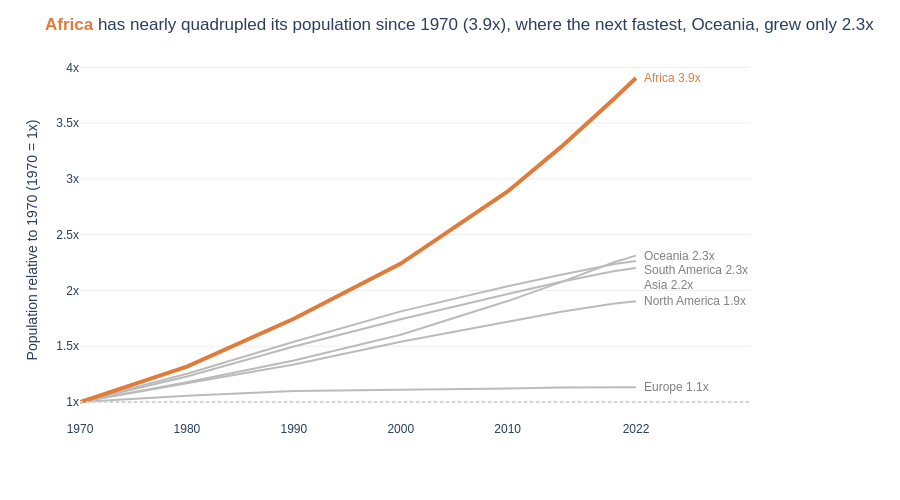

Notebook cell for this chart:
### Markdown cell above
**Chart choice & justification:** *Which chart did you choose, and why? Justify design choices.

Here, I decided to use a line chart because the question asks about change over time, in other words; the trend. A line implies that the values are continuous across the years, which is appropriate for this dataset. Since the sizes of the continents differ significantly, I indexed the population data relative to 1970 (where 1970 = 1x). This allows for a comparison of the continents on the same scale, addressing the Q1's focus on growth “relative to its 1970 size.” I used a gray color palette with a highlight Africa(the fastest-growing continent) is showcased in orange and with a thicker line, while the others serve as gray context. Instead of a legend, I just labeled directly, which eliminates the need for the eye to shift back and forth between the lines and a separate legend. A dotted reference line at the 1x mark indicates the “no growth” threshold. In the title, the word “Africa” is written in the same color used for its corresponding line in the chart.

- As a note: "Orange" color represents Africa throughout the questions (also in Q2 and Q7 as well).

### Code cell
# Q1
cont = df_long.groupby(['Continent', 'Year'], as_index=False)['Population'].sum()
cont['Growth'] = cont['Population'] / cont.groupby('Continent')['Population'].transform('first')   # 1970 = 1x

last = cont.loc[cont['Year'] == 2022].sort_values('Growth', ascending=False)
fastest, runner = last.iloc[0], last.iloc[1]

colors = {c: (ORANGE if c == fastest['Continent'] else GREY) for c in cont['Continent'].unique()}

fig = px.line(cont, x='Year', y='Growth', color='Continent', color_discrete_map=colors,
              category_orders={'Continent': last['Continent'].tolist()[::-1]},   # highlighted line drawn last = on top
              template='plotly_white', height=500,
              hover_data={'Growth': ':.2f', 'Population': ':,'})
fig.update_traces(line=dict(width=2))
fig.update_traces(line=dict(width=4), selector=dict(name=fastest['Continent']))

# Direct labels at the end of each line (nudged apart so they don't overlap)
label_y = last['Growth'].tolist()
for i in range(1, len(label_y)):
    label_y[i] = min(label_y[i], label_y[i - 1] - 0.13)
for (_, row), ly in zip(last.iterrows(), label_y):
    is_top = row['Continent'] == fastest['Continent']
    fig.add_annotation(x=2022, y=ly, text=f"{row['Continent']} {row['Growth']:.1f}x", showarrow=False,
                       xanchor='left', xshift=6, font=dict(color=ORANGE if is_top else 'grey', size=12))

fig.add_hline(y=1, line_dash='dot', line_color='lightgrey')   # 1x = no growth

fig.update_layout(
    title=(f"<span style='color:{ORANGE}'><b>{fastest['Continent']}</b></span> has nearly quadrupled its population "
           f"since 1970 ({fastest['Growth']:.1f}x), where the next fastest, {runner['Continent']}, grew only {runner['Growth']:.1f}x"),
    font=dict(family='Arial', size=12), showlegend=False, margin=dict(r=150),
    xaxis=dict(title='', showgrid=False, tickvals=[1970, 1980, 1990, 2000, 2010, 2022]),
    yaxis=dict(title='Population relative to 1970 (1970 = 1x)', ticksuffix='x', gridcolor='#EEEEEE'))
fig.show()

### Figure 1 — Plotly figure (JSON) as saved in the notebook; plotly's stock layout.template omitted (floating-point values rounded to 4 significant figures)
{"data": [{"customdata": [[655923991], [692527159], [720320797], [726093423], [735613934], [741535608], [745792196], [743147538]], "hovertemplate": "Continent=Europe<br>Year=%{x}<br>Growth=%{y:.2f}<br>Population=%{customdata[0]:,}<extra></extra>", "legendgroup": "Europe", "line": {"color": "#BBBBBB", "dash": "solid", "width": 2}, "marker": {"symbol": "circle"}, "mode": "lines", "name": "Europe", "orientation": "v", "showlegend": true, "x": [1970, 1980, 1990, 2000, 2010, 2015, 2020, 2022], "xaxis": "x", "y": [1, 1.056, 1.098, 1.107, 1.121, 1.131, 1.137, 1.133], "yaxis": "y", "type": "scatter"}, {"customdata": [[315434606], [368293361], [421266425], [486069584], [542720651], [570383850], [594236593], [600296136]], "hovertemplate": "Continent=North America<br>Year=%{x}<br>Growth=%{y:.2f}<br>Population=%{customdata[0]:,}<extra></extra>", "legendgroup": "North America", "line": {"color": "#BBBBBB", "dash": "solid", "width": 2}, "marker": {"symbol": "circle"}, "mode": "lines", "name": "North America", "orientation": "v", "showlegend": true, "x": [1970, 1980, 1990, 2000, 2010, 2015, 2020, 2022], "xaxis": "x", "y": [1, 1.168, 1.336, 1.541, 1.721, 1.808, 1.884, 1.903], "yaxis": "y", "type": "scatter"}, {"customdata": [[2144906290], [2635334228], [3210563577], [3735089604], [4220041327], [4458250182], [4663086535], [4721383274]], "hovertemplate": "Continent=Asia<br>Year=%{x}<br>Growth=%{y:.2f}<br>Population=%{customdata[0]:,}<extra></extra>", "legendgroup": "Asia", "line": {"color": "#BBBBBB", "dash": "solid", "width": 2}, "marker": {"symbol": "circle"}, "mode": "lines", "name": "Asia", "orientation": "v", "showlegend": true, "x": [1970, 1980, 1990, 2000, 2010, 2015, 2020, 2022], "xaxis": "x", "y": [1, 1.229, 1.497, 1.741, 1.967, 2.079, 2.174, 2.201], "yaxis": "y", "type": "scatter"}, {"customdata": [[192947156], [241789006], [297146415], [349634282], [393078250], [413134396], [431530043], [436816608]], "hovertemplate": "Continent=South America<br>Year=%{x}<br>Growth=%{y:.2f}<br>Population=%{customdata[0]:,}<extra></extra>", "legendgroup": "South America", "line": {"color": "#BBBBBB", "dash": "solid", "width": 2}, "marker": {"symbol": "circle"}, "mode": "lines", "name": "South America", "orientation": "v", "showlegend": true, "x": [1970, 1980, 1990, 2000, 2010, 2015, 2020, 2022], "xaxis": "x", "y": [1, 1.253, 1.54, 1.812, 2.037, 2.141, 2.237, 2.264], "yaxis": "y", "type": "scatter"}, {"customdata": [[19480270], [22920240], [26743822], [31222778], [37102764], [40403283], [43933426], [45038554]], "hovertemplate": "Continent=Oceania<br>Year=%{x}<br>Growth=%{y:.2f}<br>Population=%{customdata[0]:,}<extra></extra>", "legendgroup": "Oceania", "line": {"color": "#BBBBBB", "dash": "solid", "width": 2}, "marker": {"symbol": "circle"}, "mode": "lines", "name": "Oceania", "orientation": "v", "showlegend": true, "x": [1970, 1980, 1990, 2000, 2010, 2015, 2020, 2022], "xaxis": "x", "y": [1, 1.177, 1.373, 1.603, 1.905, 2.074, 2.255, 2.312], "yaxis": "y", "type": "scatter"}, {"customdata": [[365444348], [481536377], [638150629], [818946032], [1055228072], [1201102442], [1360671810], [1426730932]], "hovertemplate": "Continent=Africa<br>Year=%{x}<br>Growth=%{y:.2f}<br>Population=%{customdata[0]:,}<extra></extra>", "legendgroup": "Africa", "line": {"color": "#E07B39", "dash": "solid", "width": 4}, "marker": {"symbol": "circle"}, "mode": "lines", "name": "Africa", "orientation": "v", "showlegend": true, "x": [1970, 1980, 1990, 2000, 2010, 2015, 2020, 2022], "xaxis": "x", "y": [1, 1.318, 1.746, 2.241, 2.888, 3.287, 3.723, 3.904], "yaxis": "y", "type": "scatter"}], "layout": {"xaxis": {"anchor": "y", "domain": [0, 1], "title": {"text": ""}, "showgrid": false, "tickvals": [1970, 1980, 1990, 2000, 2010, 2022]}, "yaxis": {"anchor": "x", "domain": [0, 1], "title": {"text": "Population relative to 1970 (1970 = 1x)"}, "ticksuffix": "x", "gridcolor": "#EEEEEE"}, "legend": {"title": {"text": "Continent"}, "tracegroupgap": 0}, "margin": {"t": 60, "r": 150}, "height": 500, "annotations": [{"font": {"color": "#E07B39", "size": 12}, "showarrow": false, "text": "Africa 3.9x", "x": 2022, "xanchor": "left", "xshift": 6, "y": 3.904}, {"font": {"color": "grey", "size": 12}, "showarrow": false, "text": "Oceania 2.3x", "x": 2022, "xanchor": "left", "xshift": 6, "y": 2.312}, {"font": {"color": "grey", "size": 12}, "showarrow": false, "text": "South America 2.3x", "x": 2022, "xanchor": "left", "xshift": 6, "y": 2.182}, {"font": {"color": "grey", "size": 12}, "showarrow": false, "text": "Asia 2.2x", "x": 2022, "xanchor": "left", "xshift": 6, "y": 2.052}, {"font": {"color": "grey", "size": 12}, "showarrow": false, "text": "North America 1.9x", "x": 2022, "xanchor": "left", "xshift": 6, "y": 1.903}, {"font": {"color": "grey", "size": 12}, "showarrow": false, "text": "Europe 1.1x", "x": 2022, "xanchor": "left", "xshift": 6, "y": 1.133}], "shapes": [{"line": {"color": "lightgrey", "dash": "dot"}, "type": "line", "x0": 0, "x1": 1, "xref": "x domain", "y0": 1, "y1": 1, "yref": "y"}], "font": {"family": "Arial", "size": 12}, "title": {"text": "<span style='color:#E07B39'><b>Africa</b></span> has nearly quadrupled its population since 1970 (3.9x), where the next fastest, Oceania, grew only 2.3x"}, "showlegend": false}}
